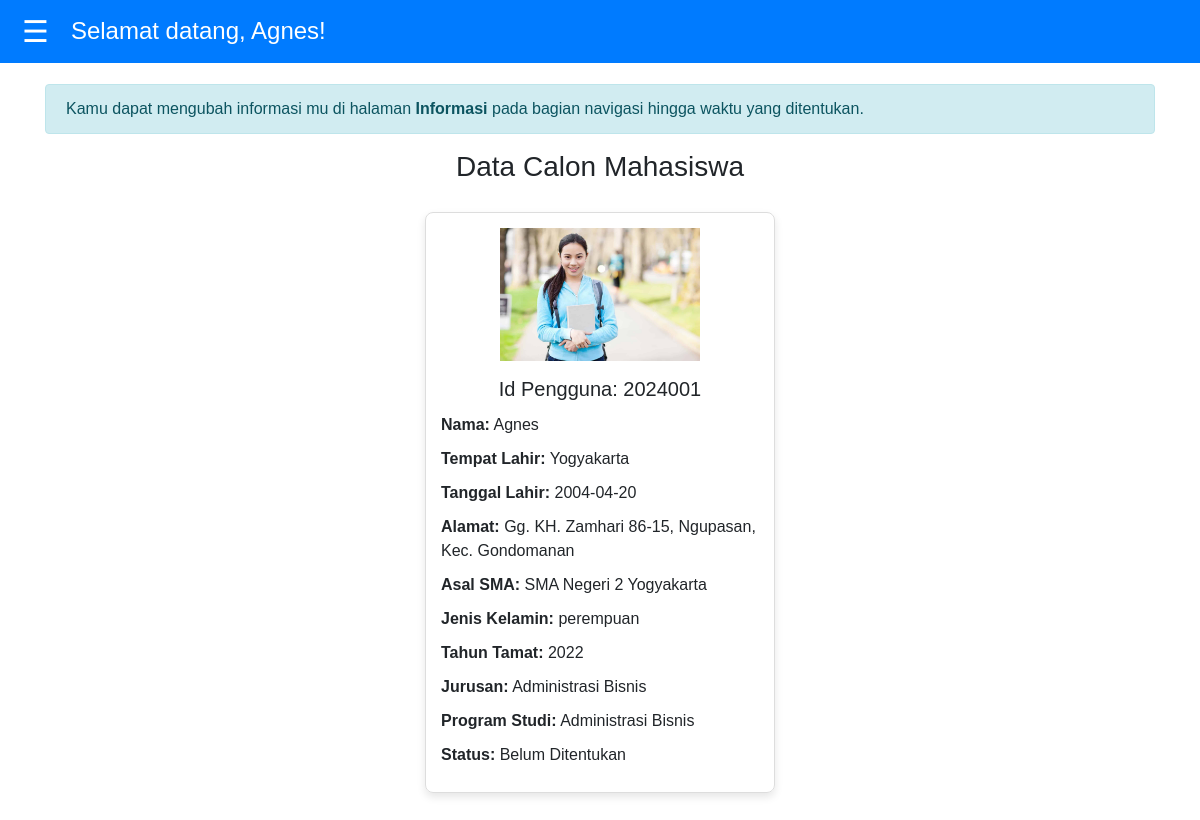
/dashboard1.php (signed in), run on the app's committed database.
### tables this page shows
CREATE TABLE CALONMAHASISWA (
    id INT(11) PRIMARY KEY,
    gambar VARCHAR(255),
    nama VARCHAR(100) NOT NULL,
    tempat_lahir VARCHAR(100) NOT NULL,
    tanggal_lahir DATE,
    alamat TEXT,
    asal_sma VARCHAR(100) NOT NULL,
    jenis_kelamin ENUM('laki-laki', 'perempuan') NOT NULL,
    tahun_tamat INT NOT NULL,
    PASSWORD VARCHAR(100) NOT NULL,
    nama_orangtua VARCHAR(100) NOT NULL,
    jurusan ENUM('Teknik Komputer dan Informatika', 'Administrasi Bisnis', 'Teknik Sipil', 'Teknik Mesin') NOT NULL,
    program_studi ENUM('Teknik Komputer', 'Teknik sipil', 'Administrasi Bisnis', 'Teknik Mesin') NOT NULL,
    status ENUM('Lulus', 'TidakLulus', 'Belum Ditentukan') NOT NULL DEFAULT 'Belum Ditentukan'
);

### dashboard1.php (the view, shortened to what this page needs)
<?php
include 'koneksi.php';
$nama = $_SESSION['nama'];
$id_user = $_SESSION['username'];
$sql = "SELECT * FROM CALONMAHASISWA WHERE id = ?";
$stmt = $conn->prepare($sql);
$stmt->bind_param("s", $id_user);
$stmt->execute();
$result = $stmt->get_result();
?>
<!DOCTYPE html>
<html lang="id">
<head>
    <link rel="stylesheet" href="https://stackpath.bootstrapcdn.com/bootstrap/4.5.2/css/bootstrap.min.css">
    <link rel="stylesheet" href="css/stylesd.css">
    <link rel="stylesheet" href="https://cdnjs.cloudflare.com/ajax/libs/font-awesome/5.15.4/css/all.min.css">
</head>
<body>
    <div id="main">
        <nav class="navbar navbar-expand navbar-dark">
            <button class="openbtn" id="sidebarToggle">☰</button>
            <h2 class="text-white ml-3">Selamat datang, <?= htmlspecialchars($nama); ?>!</h2>
        </nav>
        <div class="container mt-4">
            <div class="alert alert-info" role="alert">
            Kamu dapat mengubah informasi mu di halaman <strong>Informasi</strong> pada bagian navigasi hingga waktu yang ditentukan.
            </div>
            <h3 class="text-center">Data Calon Mahasiswa</h3>
            <div class="row justify-content-center">
                <?php if (mysqli_num_rows($result) > 0): ?>
                    <?php while ($row = mysqli_fetch_assoc($result)): ?>
                        <div class="col-md-4 mb-4">
                            <div class="info-box">
                                <img src="admin/<?= $row['gambar']; ?>" class="img-fluid mb-3" alt="Foto Calon Mahasiswa" style="max-width: 200px;">
                                <h5 class="card-title">Id Pengguna: <?= htmlspecialchars($row['id']); ?></h5>
                                <div class="info-row">
                                    <span><strong>Nama:</strong> <?= htmlspecialchars($row['nama']); ?></span>
                                </div>
                                <div class="info-row">
                                    <span><strong>Tempat Lahir:</strong> <?= htmlspecialchars($row['tempat_lahir']); ?></span>
                                </div>
                                <div class="info-row">
                                    <span><strong>Tanggal Lahir:</strong> <?= htmlspecialchars($row['tanggal_lahir']); ?></span>
                                </div>
                                <div class="info-row">
                                    <span><strong>Alamat:</strong> <?= htmlspecialchars($row['alamat']); ?></span>
                                </div>
                                <div class="info-row">
                                    <span><strong>Asal SMA:</strong> <?= htmlspecialchars($row['asal_sma']); ?></span>
                                </div>
                                <div class="info-row">
                                    <span><strong>Jenis Kelamin:</strong> <?= htmlspecialchars($row['jenis_kelamin']); ?></span>
                                </div>
                                <div class="info-row">
                                    <span><strong>Tahun Tamat:</strong> <?= htmlspecialchars($row['tahun_tamat']); ?></span>
                                </div>
                                <div class="info-row">
                                    <span><strong>Jurusan:</strong> <?= htmlspecialchars($row['jurusan']); ?></span>
                                </div>
                                <div class="info-row">
                                    <span><strong>Program Studi:</strong> <?= htmlspecialchars($row['program_studi']); ?></span>
                                </div>
                                <div class="info-row">
                                    <span><strong>Status:</strong> <?= htmlspecialchars($row['status']); ?></span>
                                </div>
                            </div>
                        </div>
                    <?php endwhile; ?>
                <?php else: ?>
                    <p>Tidak ada data calon mahasiswa yang ditemukan.</p>
                <?php endif; ?>
            </div>
        </div>
    </div>
</body>
</html>

### css/stylesd.css (style rules this page uses)
body { font-family: 'Quicksand', sans-serif; margin: 0; }
#main { transition: margin-left 0.3s; padding: 0; margin-top: 60px; }
.navbar { position: fixed; top: 0; left: 0; width: 100%; z-index: 2; background-color: #007bff; transition: margin-left 0.3s; }
.navbar h2 { font-size: calc(1.5em + 1vw); margin: 0; color: white; }
.navbar .openbtn { color: white; background: none; border: none; font-size: 30px; }
.container { margin-top: 70px; transition: margin-left 0.3s; }
#main h2 { white-space: nowrap; overflow: hidden; text-overflow: ellipsis; max-width: calc(100% - 50px); font-size: 1.5rem; }
.info-box { border: 1px solid #ddd; border-radius: 8px; box-shadow: 0 4px 8px rgba(0, 0, 0, 0.1); transition: transform 0.2s; margin: 20px 0; padding: 15px; text-align: center; }
.info-row { display: flex; justify-content: space-between; align-items: center; margin-bottom: 10px; text-align: left; }

### data on the page
calonmahasiswa: gambar (picture), id "2024001", nama "Agnes", tempat_lahir "Yogyakarta", tanggal_lahir "2004-04-20", alamat "Gg. KH. Zamhari 86-15, Ngupasan, Kec. Gondomanan", asal_sma "SMA Negeri 2 Yogyakarta", jenis_kelamin "perempuan", tahun_tamat "2022", jurusan "Administrasi Bisnis", program_studi "Administrasi Bisnis", status "Belum Ditentukan"

### other printed values
$nama "Agnes"
